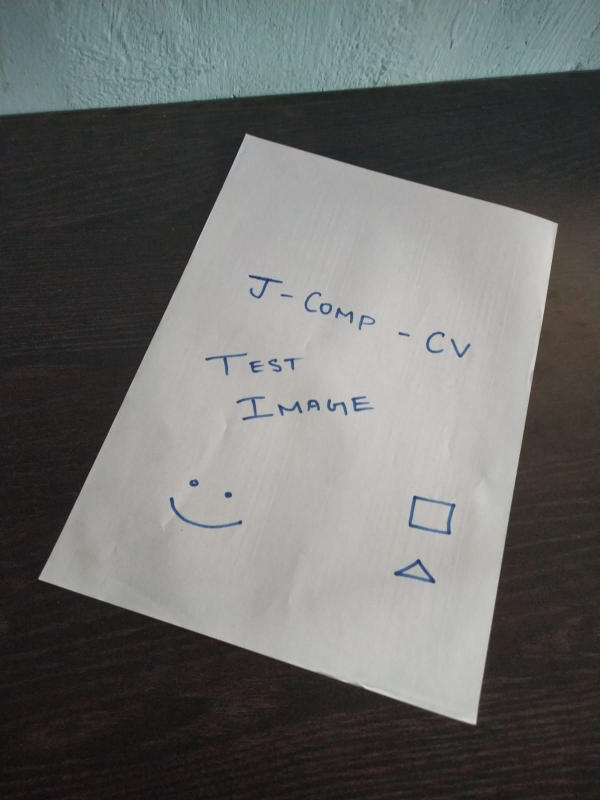
#> input picture image 0.jpeg, 1200 x 1600 px (shown at 1/2 size); its folder holds only this picture in this run
$ python 'Document Scanner.py'
#> lines starting #> are read from the running program, lines starting #| are printed output that depends on the picture; after the words box and inside, x2 and y2 are one past the last pixel; in counts of white or black regions, pixels touching at a corner belong together
import cv2
import numpy as np

imageCnt = 0
heightImg = 640
widthImg  = 480
total_images = 7
flag = 1

## TO STACK ALL THE IMAGES IN ONE WINDOW
def stackImages(imgArray,scale,lables=[]):
    rows = len(imgArray)
    cols = len(imgArray[0])
    rowsAvailable = isinstance(imgArray[0], list)
    width = imgArray[0][0].shape[1]
    height = imgArray[0][0].shape[0]
    if rowsAvailable:
        for x in range ( 0, rows):
            for y in range(0, cols):
                imgArray[x][y] = cv2.resize(imgArray[x][y], (0, 0), None, scale, scale)
                if len(imgArray[x][y].shape) == 2: imgArray[x][y]= cv2.cvtColor( imgArray[x][y], cv2.COLOR_GRAY2BGR)
        imageBlank = np.zeros((height, width, 3), np.uint8)
        hor = [imageBlank]*rows
        hor_con = [imageBlank]*rows
        for x in range(0, rows):
            hor[x] = np.hstack(imgArray[x])
            hor_con[x] = np.concatenate(imgArray[x])
        ver = np.vstack(hor)
        ver_con = np.concatenate(hor)
    else:
        for x in range(0, rows):
            imgArray[x] = cv2.resize(imgArray[x], (0, 0), None, scale, scale)
            if len(imgArray[x].shape) == 2: imgArray[x] = cv2.cvtColor(imgArray[x], cv2.COLOR_GRAY2BGR)
        hor= np.hstack(imgArray)
        hor_con= np.concatenate(imgArray)
        ver = hor

    if len(lables) != 0:
        eachImgWidth= int(ver.shape[1] / cols)
        eachImgHeight = int(ver.shape[0] / rows)
        for d in range(0, rows):
            for c in range (0,cols):
                cv2.rectangle(ver,(c*eachImgWidth,eachImgHeight*d),(c*eachImgWidth+len(lables[d][c])*13+27,30+eachImgHeight*d),(255,255,255),cv2.FILLED)
                cv2.putText(ver,lables[d][c],(eachImgWidth*c+10,eachImgHeight*d+20),cv2.FONT_HERSHEY_COMPLEX,0.7,(255,0,255),2)
    return ver


def biggestContour(contours):
    biggest = np.array([])
    max_area = 0
    for i in contours:
        area = cv2.contourArea(i)
        if area > 5000:
            peri = cv2.arcLength(i, True)
            approx = cv2.approxPolyDP(i, 0.02 * peri, True)
            if area > max_area and len(approx) == 4:
                biggest = approx
                max_area = area
    return biggest,max_area

def drawRectangle(img,biggest,thickness):
    cv2.line(img, (biggest[0][0][0], biggest[0][0][1]), (biggest[1][0][0], biggest[1][0][1]), (0, 255, 0), thickness)
    cv2.line(img, (biggest[0][0][0], biggest[0][0][1]), (biggest[2][0][0], biggest[2][0][1]), (0, 255, 0), thickness)
    cv2.line(img, (biggest[3][0][0], biggest[3][0][1]), (biggest[2][0][0], biggest[2][0][1]), (0, 255, 0), thickness)
    cv2.line(img, (biggest[3][0][0], biggest[3][0][1]), (biggest[1][0][0], biggest[1][0][1]), (0, 255, 0), thickness)

    return img

def reorder(myPoints):

    myPoints = myPoints.reshape((4, 2))
    myPointsNew = np.zeros((4, 1, 2), dtype=np.int32)
    add = myPoints.sum(1)

    myPointsNew[0] = myPoints[np.argmin(add)]
    myPointsNew[3] =myPoints[np.argmax(add)]
    diff = np.diff(myPoints, axis=1)
    myPointsNew[1] =myPoints[np.argmin(diff)]
    myPointsNew[2] = myPoints[np.argmax(diff)]

    return myPointsNew

def getPerspectiveTransform(sourcePoints, destinationPoints):
    """
    Calculates the 3x3 matrix to transform the four source points to the four destination points
    /* Calculates coefficients of perspective transformation
    * which maps soruce (xi,yi) to destination (ui,vi), (i=1,2,3,4):
    *
    *      c00*xi + c01*yi + c02
    * ui = ---------------------
    *      c20*xi + c21*yi + c22
    *
    *      c10*xi + c11*yi + c12
    * vi = ---------------------
    *      c20*xi + c21*yi + c22
    *
    * Coefficients are calculated by solving linear system:
    *             a                         x    b
    * / x0 y0  1  0  0  0 -x0*u0 -y0*u0 \ /c00\ /u0\
    * | x1 y1  1  0  0  0 -x1*u1 -y1*u1 | |c01| |u1|
    * | x2 y2  1  0  0  0 -x2*u2 -y2*u2 | |c02| |u2|
    * | x3 y3  1  0  0  0 -x3*u3 -y3*u3 |.|c10|=|u3|,
    * |  0  0  0 x0 y0  1 -x0*v0 -y0*v0 | |c11| |v0|
    * |  0  0  0 x1 y1  1 -x1*v1 -y1*v1 | |c12| |v1|
    * |  0  0  0 x2 y2  1 -x2*v2 -y2*v2 | |c20| |v2|
    * \  0  0  0 x3 y3  1 -x3*v3 -y3*v3 / \c21/ \v3/
    *
    * where:
    *   cij - matrix coefficients, c22 = 1
    */

    """

    if sourcePoints.shape != (4,2) or destinationPoints.shape != (4,2):
        raise ValueError("There must be four source points and four destination points")


    a = np.zeros((8, 8))
    b = np.zeros((8))
    for i in range(4):
        a[i][0] = a[i+4][3] = sourcePoints[i][0]
        a[i][1] = a[i+4][4] = sourcePoints[i][1]
        a[i][2] = a[i+4][5] = 1
        a[i][3] = a[i][4] = a[i][5] = 0
        a[i+4][0] = a[i+4][1] = a[i+4][2] = 0
        a[i][6] = -sourcePoints[i][0]*destinationPoints[i][0]
        a[i][7] = -sourcePoints[i][1]*destinationPoints[i][0]
        a[i+4][6] = -sourcePoints[i][0]*destinationPoints[i][1]
        a[i+4][7] = -sourcePoints[i][1]*destinationPoints[i][1]
        b[i] = destinationPoints[i][0]
        b[i+4] = destinationPoints[i][1]

    x = np.linalg.solve(a, b)
    x.resize((9,), refcheck=False)
    x[8] = 1 # Set c22 to 1 as indicated in comment above
    return x.reshape((3,3))

print('Press "n" for Next Image and press "q" to quit')
while True:
    imagePath = 'image ' + str(imageCnt) + '.jpeg'
    img = cv2.imread(imagePath)
#> img is the input picture: shape (1600, 1200, 3); mean B, G, R 104.2, 105.9, 105.2

    # Resizing image
    img = cv2.resize(img, (widthImg, heightImg))
#> img: shape (640, 480, 3)
    # Color to Gray
    imgGray = cv2.cvtColor(img, cv2.COLOR_BGR2GRAY)
    # Gaussian Blur
    imgBlur = cv2.GaussianBlur(imgGray, (5, 5), 1)
    # Canny Edge detection
    thres = [50, 200]
    imgThreshold = cv2.Canny(imgBlur, thres[0], thres[1])
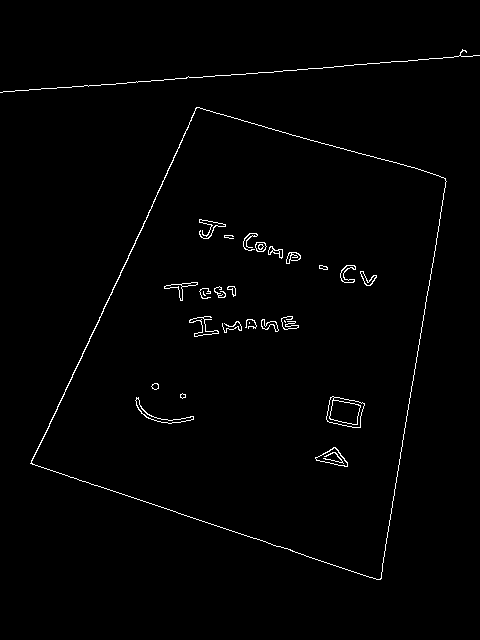
#> imgThreshold: shape (640, 480); 1.2% white in thin lines or dots, all inside (x1, y1, x2, y2) = (0, 49, 480, 580)

    # Finding all contours
    imgContours = img.copy()
    imgBigContour = img.copy()
    contours, hierarchy = cv2.findContours(imgThreshold, cv2.RETR_EXTERNAL, cv2.CHAIN_APPROX_SIMPLE)
#> contours = 2 contours, 1 with area under 20; largest, box (x1, y1, x2, y2) and area: (30, 107, 447, 580) 124283
    cv2.drawContours(imgContours, contours, -1, (0, 255, 0), 10)
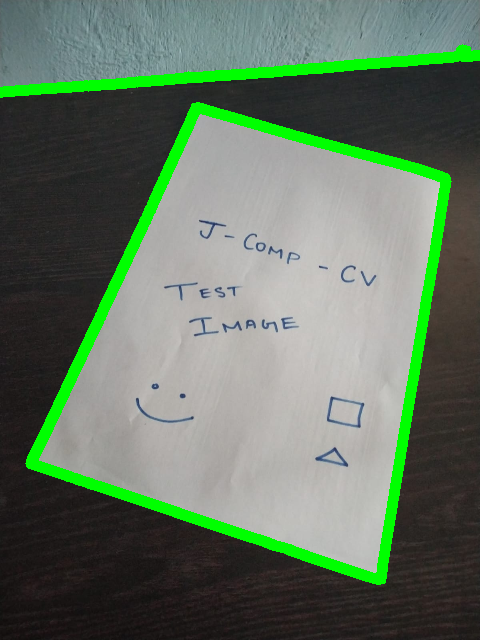
#> imgContours: shape (640, 480, 3); mean B, G, R 97.1, 116.2, 98

    # Finding Biggest Contour
    biggest, maxArea = biggestContour(contours)
#> the loop in biggestContour, `for i in contours:` made 2 passes
#> (area, peri, biggest, max_area) on pass 1: (124283, 1530, [[196, 107], [30, 463], [380, 579], [445, 178]], 124283)
#> after the loop in biggestContour, `for i in contours:`: max_area = 124283
#> biggest = [[196, 107], [30, 463], [380, 579], [445, 178]]; maxArea = 124283

    if biggest.size != 0:
        biggest = reorder(biggest)
#> in reorder, `myPoints = myPoints.reshape((4, 2))`: myPoints = [[196, 107], [30, 463], [380, 579], [445, 178]]
#> in reorder, `add = myPoints.sum(1)`: add = [303, 493, 959, 623]
#> in reorder, `diff = np.diff(myPoints, axis=1)`: diff = [-89, 433, 199, -267]
#> biggest = [[196, 107], [445, 178], [30, 463], [380, 579]]
        cv2.drawContours(imgBigContour, biggest, -1, (0, 255, 0), 20)
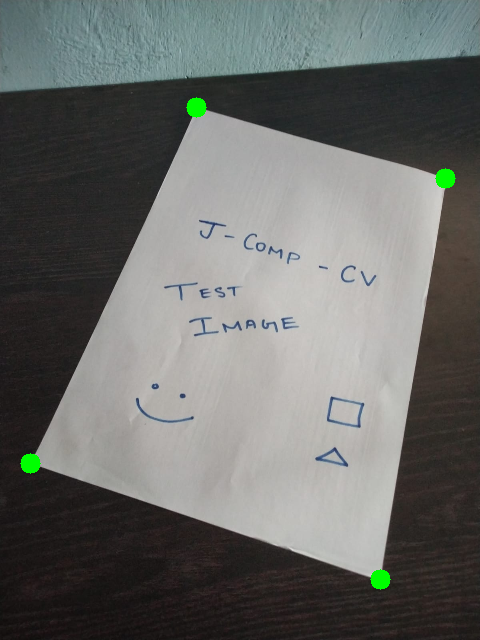
#> imgBigContour: shape (640, 480, 3); mean B, G, R 103.9, 106.6, 104.8
        imgBigContourWithBorder = imgBigContour.copy()
        imgBigContourWithBorder = drawRectangle(imgBigContourWithBorder, biggest, 2)
#> in drawRectangle, `cv2.line(img, (biggest[3][0][0], biggest[3][0][1]), (biggest[1][0][0],..`:
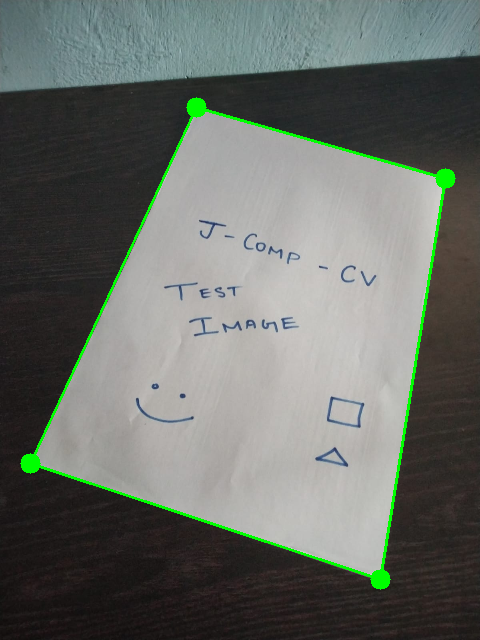
#> img: shape (640, 480, 3); mean B, G, R 102.5, 108.3, 103.4
        temp = [i[0] for i in biggest]
#> temp = [[196, 107], [445, 178], [30, 463], [380, 579]]
        biggest = temp
        src = np.float32(biggest)
#> src = [[196, 107], [445, 178], [30, 463], [380, 579]]
        dest = np.float32([[0, 0], [widthImg, 0], [0, heightImg], [widthImg, heightImg]])
        matrix = getPerspectiveTransform(src, dest)
#> after the loop in getPerspectiveTransform, `for i in range(4):`: b = [0, 480, 0, 480, 0, 0, 640, 640]
#> in getPerspectiveTransform, `x = np.linalg.solve(a, b)`: x = [1.9, 0.884, -466.1, -0.694, 2.43, -124.4, -0.000211, 0.00117]
#> matrix = [[1.9, 0.884, -466.1], [-0.694, 2.43, -124.4], [-0.000211, 0.00117, 1]]
        imgWarpColored = cv2.warpPerspective(img, matrix, (widthImg, heightImg))
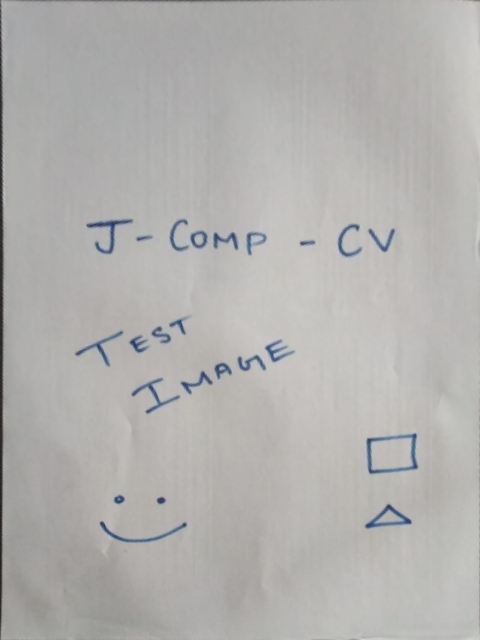
#> imgWarpColored: shape (640, 480, 3); mean B, G, R 175.1, 177.1, 178.3

    if flag == 1:
        flag = 0
        # Uncomment to see tranformation matrix
        # print("Matrix: \n", matrix)

    # Displaying the Intermediate outputs and Final Output images
    imageArray = ([img, imgGray, imgBlur, imgThreshold], [imgContours, imgBigContour, imgBigContourWithBorder, imgWarpColored])
    labels = [["Original", "Grayscale", "Blurred", "Threshold"], ["All Contours", "Biggest Contour", "ROI", "Warped Image"]]
    stackedImage = stackImages(imageArray, 0.55, labels)
#> in stackImages, `rows = len(imgArray)`: rows = 2
#> in stackImages, `cols = len(imgArray[0])`: cols = 4
#> in stackImages, `rowsAvailable = isinstance(imgArray[0], list)`: rowsAvailable = True
#> in stackImages, `hor = [imageBlank]*rows`: hor = 2 items
#> in stackImages, `ver = np.vstack(hor)`:
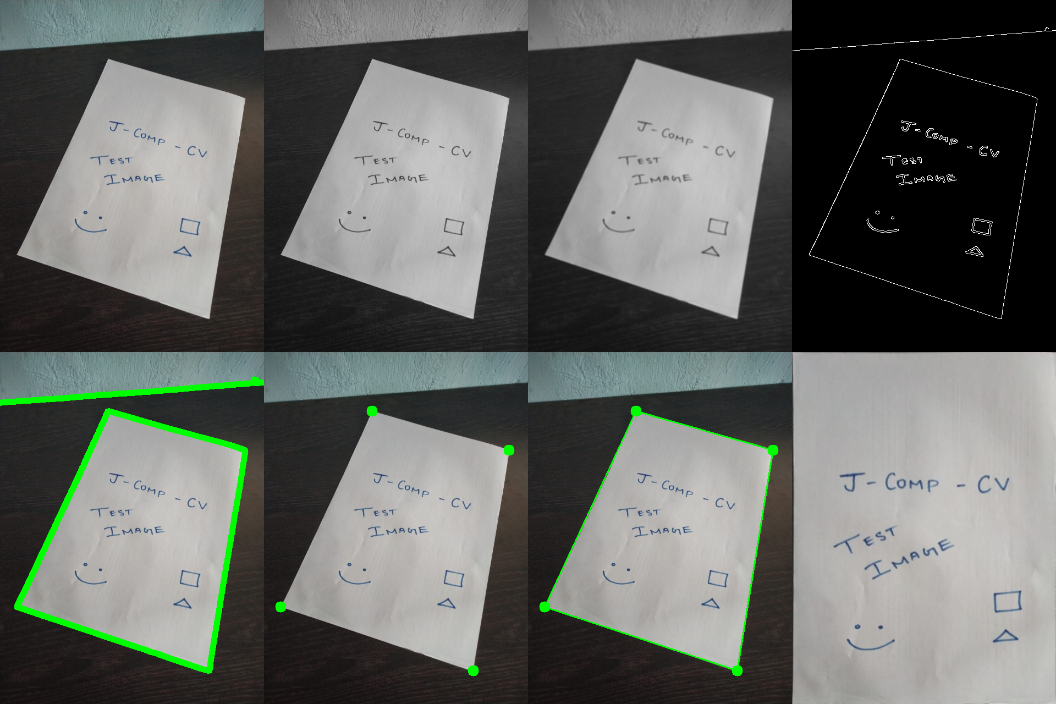
#> ver: shape (704, 1056, 3); mean of channels 0, 1, 2 99.5, 103.4, 100.4; drawn as B, G, R
#> in stackImages, `eachImgWidth= int(ver.shape[1] / cols)`: eachImgWidth = 264
#> in stackImages, `eachImgHeight = int(ver.shape[0] / rows)`: eachImgHeight = 352
#> after the loop in stackImages, `for d in range(0, rows):`:
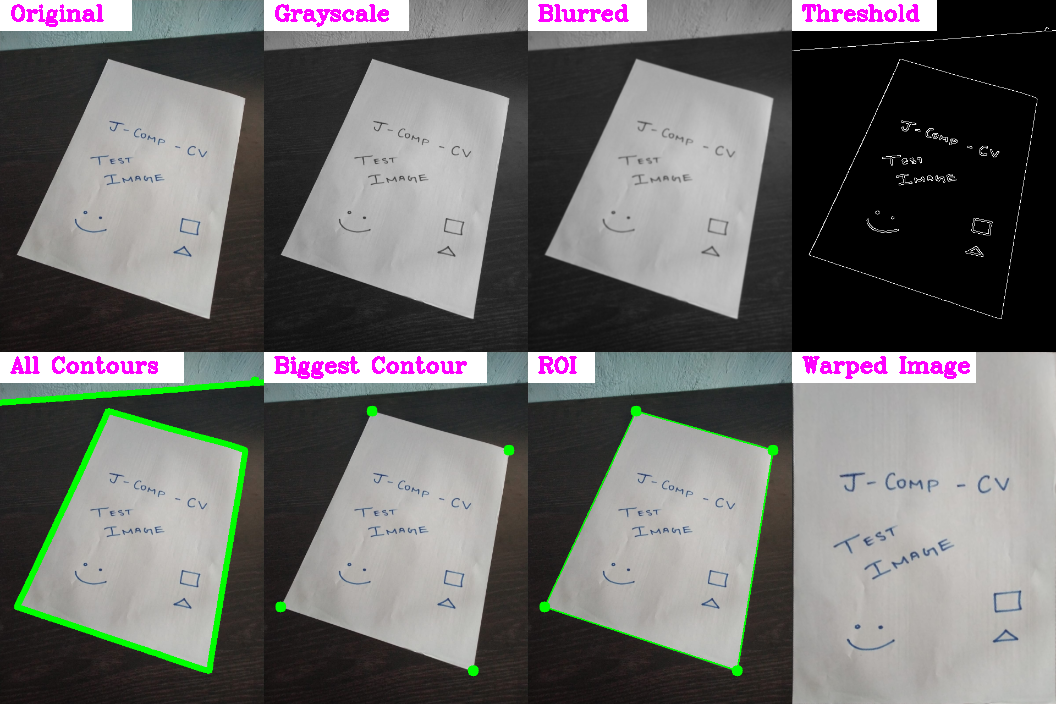
#> ver: shape (704, 1056, 3); 5% of pixels changed, all inside (x1, y1, x2, y2) = (0, 0, 976, 383); drawn as B, G, R
    cv2.imshow("Result", stackedImage)

    # Check for exit
    keyPressed = cv2.waitKey(1) & 0xFF
#> (key q is pressed here)
    if keyPressed == ord('q'):
        cv2.destroyAllWindows()
        break
    if keyPressed == ord('n'):
        imageCnt = (imageCnt + 1) % total_images
        flag = 1
